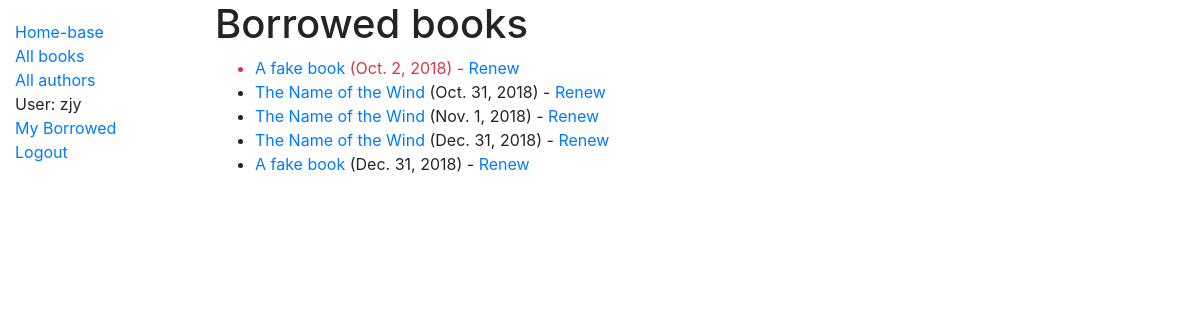
The app's page /catalog/mybooks/ (signed in) with its own data.
### catalog/models.py (models this page shows, shortened)
class BookInstance(models.Model):
    id = models.UUIDField(primary_key=True, default=uuid.uuid4, help_text="Unique ID for this particular book across whole library")
    book = models.ForeignKey('Book', on_delete=models.SET_NULL, null=True)
    imprint = models.CharField(max_length=200)
    due_back = models.DateField(null=True, blank=True)
    borrower = models.ForeignKey(User, on_delete=models.SET_NULL, null=True, blank=True)
    LOAN_STATUS = (
        ('m', 'Maintenance'),
        ('o', 'On loan'),
        ('a', 'Available'),
        ('r', 'Reserved'),
    )
    status = models.CharField(max_length=1, choices=LOAN_STATUS, blank=True, default='m', help_text='Book availability')
    @property
    def is_overdue(self):
        if self.due_back and date.today() > self.due_back:
            return True
        return False
    class Meta:
        ordering = ["due_back"]
        permissions = (("can_mark_returned", "Set book as returned"),)

class Book(models.Model):
    title = models.CharField(max_length=200)
    author = models.ForeignKey('Author', on_delete=models.SET_NULL, null=True)
    summary = models.TextField(max_length=1000, help_text='Enter a brief description of the book')
    isbn = models.CharField('ISBN',max_length=13, help_text='13 Character <a href="https://www.isbn-international.org/content/what-isbn">ISBN number</a>')
    genre = models.ManyToManyField(Genre, help_text='Select a genre for this book')
    def display_genre(self):
        """Create a string for the Genre. This is required to display genre in Admin."""
        return ', '.join(genre.name for genre in self.genre.all()[:3])
    display_genre.short_description = 'Genre'

### catalog/views.py (the view)
# urls.py: path('mybooks/', views.LoanedBooksByUserListView.as_view(), name='my-borrowed'),
class LoanedBooksByUserListView(LoginRequiredMixin, generic.ListView):
    model = BookInstance
    template_name = 'catalog/bookinstance_list_borrowed_user.html'
    paginate_by = 10
    def get_queryset(self):
        return BookInstance.objects.filter(borrower=self.request.user).filter(status__exact='o')

### catalog/templates/catalog/bookinstance_list_borrowed_user.html
{% extends "base_generic.html" %}
{% block content %}
    <h1>Borrowed books</h1>
    {% if bookinstance_list %}
    <ul>
      {% for bookinst in bookinstance_list %}
      <li class="{% if bookinst.is_overdue %}text-danger{% endif %}">
        <a href="{% url 'book-detail' bookinst.book.pk %}">{{bookinst.book.title}}</a> ({{ bookinst.due_back }})
        {% if perms.catalog.can_mark_returned %}- <a href="{% url 'renew-book-librarian' bookinst.id %}">Renew</a>  {% endif %}
      </li>
      {% endfor %}
    </ul>
    {% else %}
      <p>There are no books borrowed.</p>
    {% endif %}
{% endblock %}

### catalog/templates/base_generic.html (shortened to what this page needs)
<!DOCTYPE html>
<html lang="en">
<head>
  <link rel="stylesheet" href="https://stackpath.bootstrapcdn.com/bootstrap/4.1.3/css/bootstrap.min.css">
  {% load static %}
  <link rel="stylesheet" href="{% static 'css/styles.css' %}">
</head>
<body>
  <div class="container-fluid">
    <div class="row">
      <div class="col-sm-2">
      {% block sidebar %}
        <ul class="sidebar-nav">
          <li><a href="{% url 'index' %}">Home-base</a></li>
          <li><a href="{% url 'books' %}">All books</a></li>
          <li><a href="">All authors</a></li>
          {% if user.is_authenticated %}
          <li>User: {{user.get_username}}</li>
          <li><a href="{% url 'my-borrowed' %}">My Borrowed</a></li>
          <li><a href="{% url 'logout'%}?next={{request.path}}">Logout</a></li>
          {% else %}
          <li><a href="{% url 'login'%}?next={{request.path}}">Login</a></li>
          {% endif %}
        </ul>
     {% endblock %}
      </div>
      <div class="col-sm-10 ">{% block content %}{% endblock %}</div>
    </div>
  </div>
</body>
</html>

### catalog/static/css/styles.css (style rules this page uses)
.sidebar-nav { margin-top: 20px; padding: 0; list-style: none; }

### records on screen
BookInstance: book "A fake book", due_back "Oct. 2, 2018"
BookInstance: book "The Name of the Wind", due_back "Oct. 31, 2018"
BookInstance: book "The Name of the Wind", due_back "Nov. 1, 2018"
BookInstance: book "The Name of the Wind", due_back "Dec. 31, 2018"
BookInstance: book "A fake book", due_back "Dec. 31, 2018"

### other values on screen
{{ user.get_username }} "zjy"
